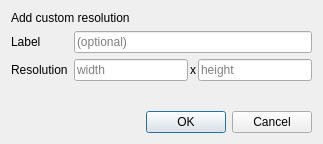
<?xml version="1.0" encoding="UTF-8"?>
<ui version="4.0">
 <class>CustomResolutionDialog</class>
 <widget class="QDialog" name="CustomResolutionDialog">
  <property name="geometry">
   <rect>
    <x>0</x>
    <y>0</y>
    <width>323</width>
    <height>144</height>
   </rect>
  </property>
  <property name="windowTitle">
   <string>Custom Resolution</string>
  </property>
  <layout class="QGridLayout" name="gridLayout">
   <item row="1" column="0">
    <widget class="QLabel" name="label">
     <property name="text">
      <string>Label</string>
     </property>
    </widget>
   </item>
   <item row="2" column="1">
    <layout class="QHBoxLayout" name="horizontalLayout" stretch="1,0,1">
     <property name="spacing">
      <number>2</number>
     </property>
     <item>
      <widget class="QLineEdit" name="resolutionX">
       <property name="placeholderText">
        <string>width</string>
       </property>
      </widget>
     </item>
     <item>
      <widget class="QLabel" name="label_3">
       <property name="text">
        <string>x</string>
       </property>
      </widget>
     </item>
     <item>
      <widget class="QLineEdit" name="resolutionY">
       <property name="placeholderText">
        <string>height</string>
       </property>
      </widget>
     </item>
    </layout>
   </item>
   <item row="2" column="0">
    <widget class="QLabel" name="label_2">
     <property name="text">
      <string>Resolution</string>
     </property>
    </widget>
   </item>
   <item row="4" column="0" colspan="2">
    <widget class="QDialogButtonBox" name="buttonBox">
     <property name="orientation">
      <enum>Qt::Horizontal</enum>
     </property>
     <property name="standardButtons">
      <set>QDialogButtonBox::Cancel|QDialogButtonBox::Ok</set>
     </property>
    </widget>
   </item>
   <item row="3" column="0">
    <spacer name="verticalSpacer">
     <property name="orientation">
      <enum>Qt::Vertical</enum>
     </property>
     <property name="sizeHint" stdset="0">
      <size>
       <width>20</width>
       <height>40</height>
      </size>
     </property>
    </spacer>
   </item>
   <item row="1" column="1">
    <widget class="QLineEdit" name="resolutionLabel">
     <property name="placeholderText">
      <string>(optional)</string>
     </property>
    </widget>
   </item>
   <item row="0" column="0" colspan="2">
    <widget class="QLabel" name="label_4">
     <property name="text">
      <string>&lt;html&gt;&lt;head/&gt;&lt;body&gt;&lt;p&gt;Add custom resolution&lt;/p&gt;&lt;/body&gt;&lt;/html&gt;</string>
     </property>
    </widget>
   </item>
  </layout>
 </widget>
 <tabstops>
  <tabstop>resolutionLabel</tabstop>
  <tabstop>resolutionX</tabstop>
  <tabstop>resolutionY</tabstop>
  <tabstop>buttonBox</tabstop>
 </tabstops>
 <resources/>
 <connections>
  <connection>
   <sender>buttonBox</sender>
   <signal>accepted()</signal>
   <receiver>CustomResolutionDialog</receiver>
   <slot>accept()</slot>
   <hints>
    <hint type="sourcelabel">
     <x>248</x>
     <y>254</y>
    </hint>
    <hint type="destinationlabel">
     <x>157</x>
     <y>274</y>
    </hint>
   </hints>
  </connection>
  <connection>
   <sender>buttonBox</sender>
   <signal>rejected()</signal>
   <receiver>CustomResolutionDialog</receiver>
   <slot>reject()</slot>
   <hints>
    <hint type="sourcelabel">
     <x>316</x>
     <y>260</y>
    </hint>
    <hint type="destinationlabel">
     <x>286</x>
     <y>274</y>
    </hint>
   </hints>
  </connection>
 </connections>
</ui>
